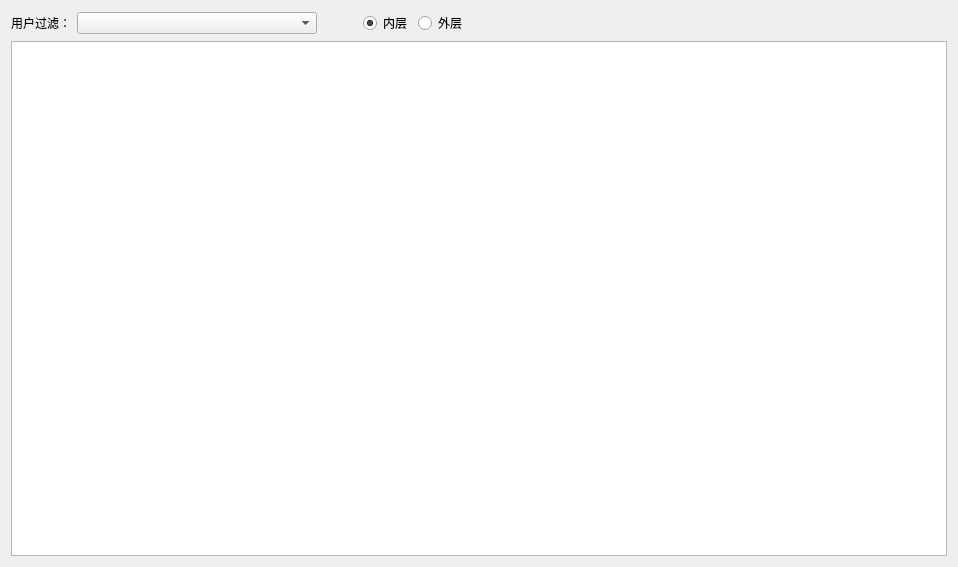
<?xml version="1.0" encoding="UTF-8"?>
<ui version="4.0">
 <class>Form</class>
 <widget class="QWidget" name="Form">
  <property name="geometry">
   <rect>
    <x>0</x>
    <y>0</y>
    <width>958</width>
    <height>567</height>
   </rect>
  </property>
  <property name="windowTitle">
   <string>审核查看全自动内外层检测结果</string>
  </property>
  <layout class="QVBoxLayout" name="verticalLayout">
   <item>
    <layout class="QHBoxLayout" name="horizontalLayout" stretch="0,1,0,0,0,2">
     <item>
      <widget class="QLabel" name="label">
       <property name="text">
        <string>用户过滤：</string>
       </property>
      </widget>
     </item>
     <item>
      <widget class="QComboBox" name="comboBox"/>
     </item>
     <item>
      <spacer name="horizontalSpacer_2">
       <property name="orientation">
        <enum>Qt::Horizontal</enum>
       </property>
       <property name="sizeHint" stdset="0">
        <size>
         <width>40</width>
         <height>20</height>
        </size>
       </property>
      </spacer>
     </item>
     <item>
      <widget class="QRadioButton" name="radioButton">
       <property name="cursor">
        <cursorShape>PointingHandCursor</cursorShape>
       </property>
       <property name="text">
        <string>内层</string>
       </property>
       <property name="checked">
        <bool>true</bool>
       </property>
      </widget>
     </item>
     <item>
      <widget class="QRadioButton" name="radioButton_2">
       <property name="cursor">
        <cursorShape>PointingHandCursor</cursorShape>
       </property>
       <property name="text">
        <string>外层</string>
       </property>
      </widget>
     </item>
     <item>
      <spacer name="horizontalSpacer">
       <property name="orientation">
        <enum>Qt::Horizontal</enum>
       </property>
       <property name="sizeHint" stdset="0">
        <size>
         <width>40</width>
         <height>20</height>
        </size>
       </property>
      </spacer>
     </item>
    </layout>
   </item>
   <item>
    <widget class="QTableWidget" name="tableWidget"/>
   </item>
  </layout>
 </widget>
 <resources/>
 <connections/>
</ui>
